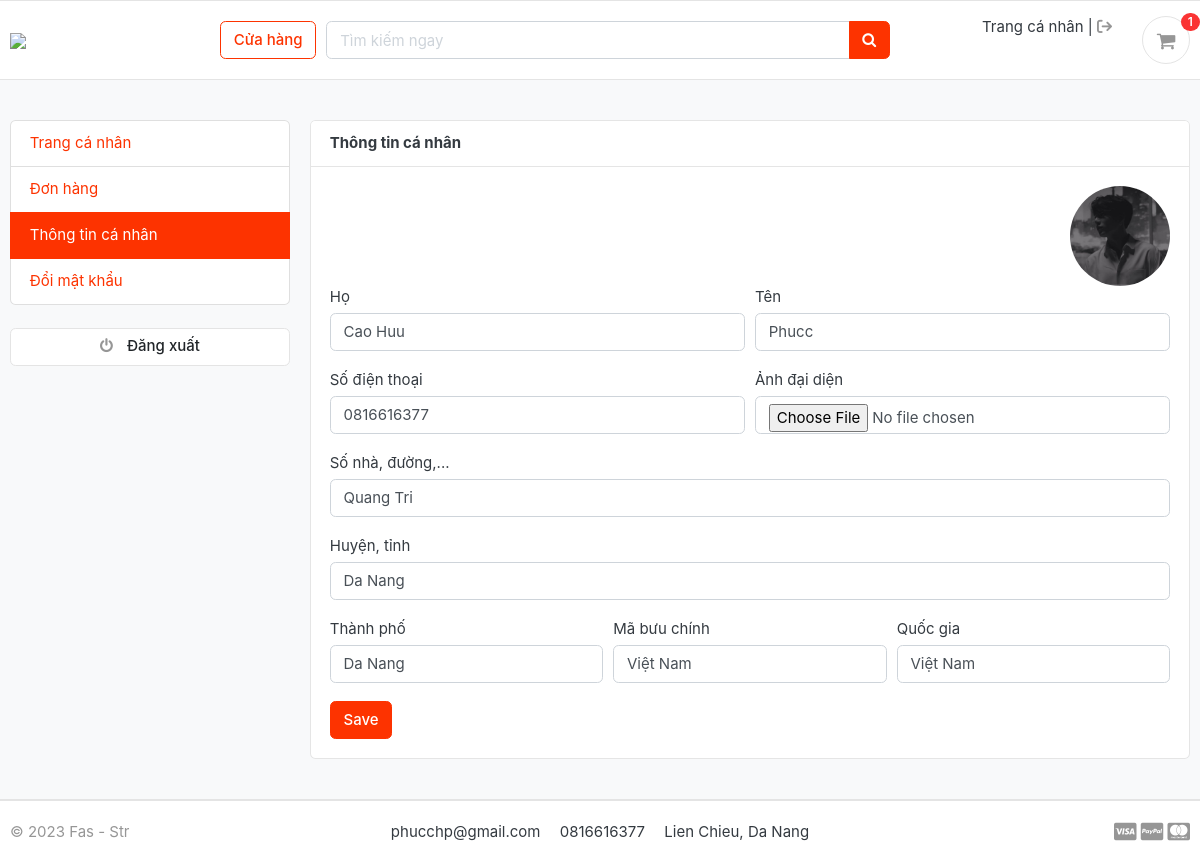
Before: /accounts/edit_profile/ (signed in) with the older database file.
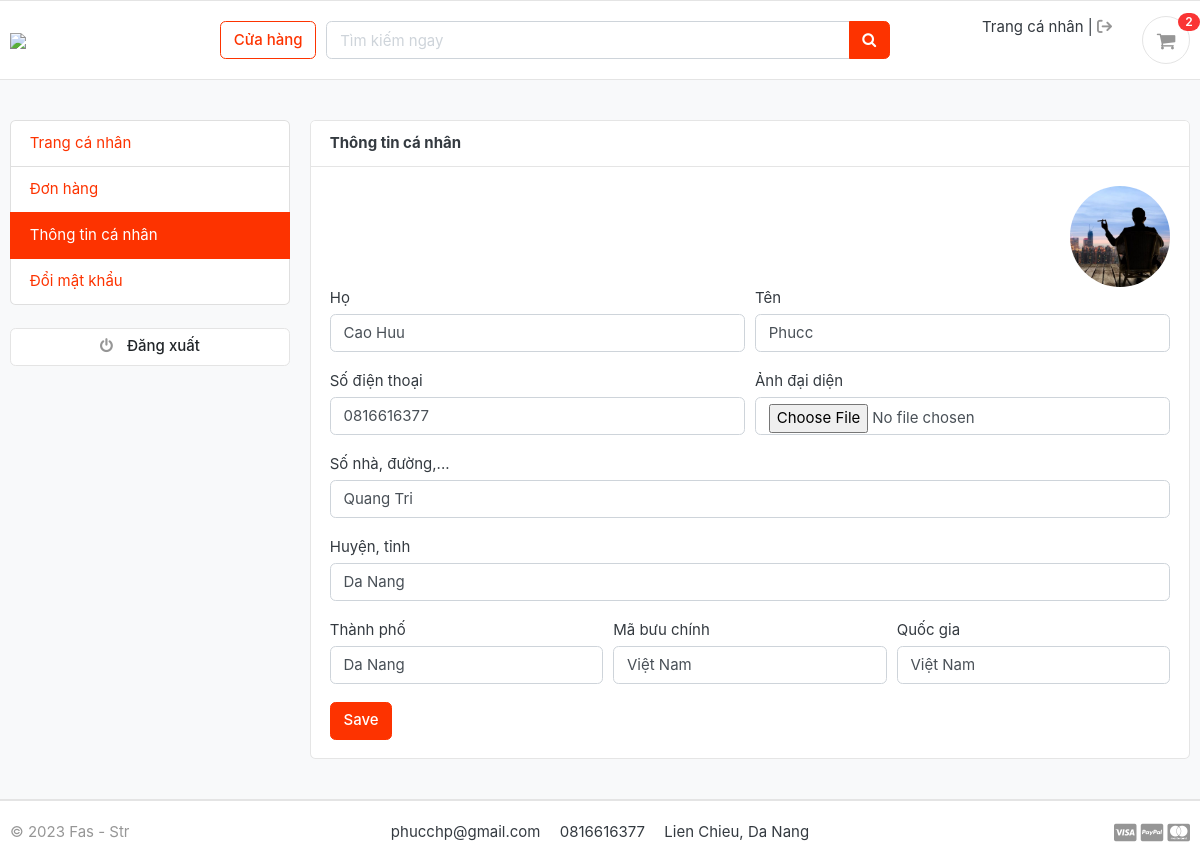
After: the same page with the newer database file.
### accounts/models.py (models this page shows, shortened)
class UserProfile(models.Model):
    user = models.OneToOneField(Account, on_delete=models.CASCADE)
    address_line_1 = models.CharField(blank=True, max_length=100)
    address_line_2 = models.CharField(blank=True, max_length=100)
    profile_picture = models.ImageField(blank=True, upload_to='userprofile')
    city = models.CharField(blank=True, max_length=20)
    state = models.CharField(blank=True, max_length=20)
    country = models.CharField(blank=True, max_length=20)

### accounts/views.py (the view)
# urls.py: path('edit_profile/', views.edit_profile, name='edit_profile'),
@login_required(login_url='login')
def edit_profile(request):
    userprofile = get_object_or_404(UserProfile, user=request.user)
    if request.method == 'POST':
        user_form = UserForm(request.POST, instance=request.user)
        profile_form = UserProfileForm(request.POST, request.FILES, instance=userprofile)
        if user_form.is_valid() and profile_form.is_valid():
            user_form.save()
            profile_form.save()
            messages.success(request, 'Thông tin của bạn đã được cập nhật.')
            return redirect('edit_profile')
    else:
        user_form = UserForm(instance=request.user)
        profile_form = UserProfileForm(instance=userprofile)
    context = {
        'user_form': user_form,
        'profile_form': profile_form,
        'userprofile': userprofile,
    }
    return render(request, 'accounts/edit_profile.html', context)

### accounts/forms.py
class UserForm(forms.ModelForm):
    class Meta:
        model = Account
        fields = ('first_name', 'last_name', 'phone_number')
    def __init__(self, *args, **kwargs):
        super(UserForm, self).__init__(*args, **kwargs)
        for field in self.fields:
            self.fields[field].widget.attrs['class'] = 'form-control'

class UserProfileForm(forms.ModelForm):
    profile_picture = forms.ImageField(required=False, error_messages = {'invalid':("Image files only")}, widget=forms.FileInput)
    class Meta:
        model = UserProfile
        fields = ('address_line_1', 'address_line_2', 'city', 'state', 'country', 'profile_picture')
    def __init__(self, *args, **kwargs):
        super(UserProfileForm, self).__init__(*args, **kwargs)
        for field in self.fields:
            self.fields[field].widget.attrs['class'] = 'form-control'

### carts/views.py (called while the page is built)
def _cart_id(request):
    cart = request.session.session_key
    if not cart:
        cart = request.session.create()
    return cart

### category/context_processors.py (called while the page is built)
def menu_links(request):
    links=Category.objects.all()
    print(links)
    return dict(links=links)

### category/models.py (called while the page is built)
    def get_url(self):
        return reverse('products_by_category',args=[self.slug])

### templates/accounts/edit_profile.html (shortened to what this page needs)
{% extends 'base.html' %}
{% block content%}
<section class="section-conten padding-y bg">
    <div class="container">
        <div class="row">
        {% include 'includes/dashboard_sidebar.html'%}
        <main class="col-md-9">
            <article class="card">
            <header class="card-header">
                <strong class="d-inline-block mr-3">Thông tin cá nhân</strong>
            </header>
            <div class="card-body">
              <div class="text-right">
                <img src="{{userprofile.profile_picture.url}}" alt="Profile Picture" width="100" style="border-radius:50px;">
              </div>
                <div class="row">
                   <div class="col-md-12">
                    <form action="{% url 'edit_profile' %}" method="POST" enctype="multipart/form-data">
                      <div class="form-row">
                        <div class="form-group col-md-6">
                          <label>Họ</label>
                          {{user_form.first_name}}
                        </div>
                        <div class="form-group col-md-6">
                          <label>Tên</label>
                          {{user_form.last_name}}
                        </div>
                      </div>
                      <div class="form-row">
                        <div class="form-group col-md-6">
                          <label>Số điện thoại</label>
                          {{user_form.phone_number}}
                        </div>
                        <div class="form-group col-md-6">
                          <label>Ảnh đại diện</label>
                          {{profile_form.profile_picture}}
                        </div>
                      </div>
                      <div class="form-group">
                        <label>Số nhà, đường,...</label>
                        {{profile_form.address_line_1}}
                      </div>
                      <div class="form-group">
                        <label>Huyện, tỉnh</label>
                        {{profile_form.address_line_2}}
                      </div>
                      <div class="form-row">
                        <div class="form-group col-md-4">
                          <label>Thành phố</label>
                          {{profile_form.city}}
                        </div>
                        <div class="form-group col-md-4">
                          <label>Mã bưu chính</label>
                          {{profile_form.state}}
                        </div>
                        <div class="form-group col-md-4">
                          <label>Quốc gia</label>
                          {{profile_form.country}}
                        </div>
                      </div>
                      <input type="submit" value="Save" class="btn btn-primary btn-save-profile">
                    </form>
                    </div>
                </div>
                </div>
            </div>
    </div>
    </section>
{% endblock %}

Changed rows visible on the page:
changed UserProfile "Quang Tri": profile_picture: a different picture
Other visible differences:
{{ cart_count }}: "1" → "2"
